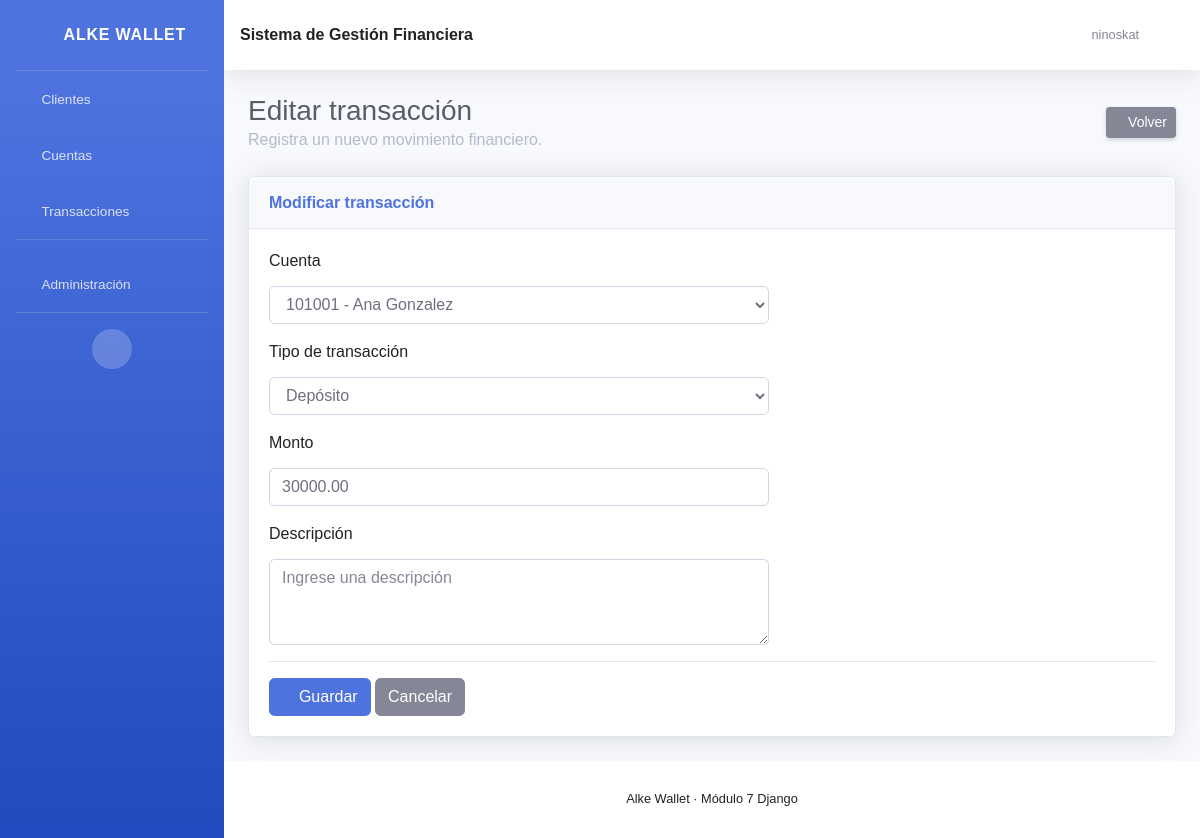
The page /transacciones/editar/1/ (signed in) on the database its author committed.
### gestion/models.py (models this page shows, shortened)
class Transaccion(models.Model):
    TIPOS_TRANSACCION = [
        ('DEPOSITO', 'Depósito'),
        ('RETIRO', 'Retiro'),
        ('TRANSFERENCIA', 'Transferencia'),
    ]
    cuenta = models.ForeignKey(
        Cuenta,
        on_delete=models.CASCADE,
        related_name='transacciones'
    )
    tipo = models.CharField(
        max_length=20,
        choices=TIPOS_TRANSACCION
    )
    monto = models.DecimalField(
        max_digits=12,
        decimal_places=2
    )
    descripcion = models.CharField(
        max_length=255,
        blank=True
    )
    fecha = models.DateTimeField(
        auto_now_add=True
    )

### gestion/views.py (the view)
class TransaccionUpdateView(LoginRequiredMixin, UpdateView):
    model = Transaccion
    form_class = TransaccionForm
    template_name = 'gestion/transacciones/formulario.html'
    success_url = reverse_lazy('transacciones')

### gestion/forms.py
class TransaccionForm(forms.ModelForm):
    class Meta:
        model = Transaccion
        fields = [
            'cuenta',
            'tipo',
            'monto',
            'descripcion'
        ]
        labels = {
            'cuenta': 'Cuenta',
            'tipo': 'Tipo de transacción',
            'monto': 'Monto',
            'descripcion': 'Descripción'
        }
        widgets = {
            'cuenta': forms.Select(
                attrs={
                    'class': 'form-control'
                }
            ),
            'tipo': forms.Select(
                attrs={
                    'class': 'form-control'
                }
            ),
            'monto': forms.NumberInput(
                attrs={
                    'class': 'form-control',
                    'placeholder': 'Ingrese el monto'
                }
            ),
            'descripcion': forms.Textarea(
                attrs={
                    'class': 'form-control',
                    'rows': 3,
                    'placeholder': 'Ingrese una descripción'
                }
            ),
        }

### gestion/models.py (called while the page is built)
    def __str__(self):
        return f"{self.nombre} {self.apellido}"

    def __str__(self):
        return f"{self.numero_cuenta} - {self.cliente}"

### gestion/templates/gestion/transacciones/formulario.html (shortened to what this page needs)
{% extends 'gestion/base.html' %}
{% block contenido %}
<div class="d-sm-flex align-items-center justify-content-between mb-4">
    <div>
        <h1 class="h3 mb-0 text-gray-800">
            {% if object %}
                Editar transacción
            {% else %}
                Nueva transacción
            {% endif %}
        </h1>
        <p class="mb-0 text-gray-500">
            Registra un nuevo movimiento financiero.
        </p>
    </div>
    <a
        href="{% url 'transacciones' %}"
        class="btn btn-sm btn-secondary shadow-sm"
    >
        <i class="fas fa-arrow-left fa-sm text-white-50"></i>
        Volver
    </a>
</div>
<div class="card shadow mb-4">
    <div class="card-header py-3">
        <h6 class="m-0 font-weight-bold text-primary">
            {% if object %}
                Modificar transacción
            {% else %}
                Registrar transacción
            {% endif %}
        </h6>
    </div>
    <div class="card-body">
        <form method="post">
            {% for field in form %}
                <div class="form-group">
                    <label for="{{ field.id_for_label }}">
                        {{ field.label }}
                    </label>
                    {{ field }}
                </div>
            {% endfor %}
            <hr>
            <button
                type="submit"
                class="btn btn-primary"
            >
                <i class="fas fa-save"></i>
                Guardar
            </button>
            <a
                href="{% url 'transacciones' %}"
                class="btn btn-secondary"
            >
                Cancelar
            </a>
        </form>
    </div>
</div>
{% endblock %}

### gestion/templates/gestion/base.html (shortened to what this page needs)
{% load static %}
<!DOCTYPE html>
<html lang="es">
<head>
    <link
        href="{% static 'gestion/vendor/fontawesome-free/css/all.min.css' %}"
        rel="stylesheet"
        type="text/css"
    >
    <link
        href="{% static 'gestion/css/sb-admin-2.min.css' %}"
        rel="stylesheet"
    >
    <link
        href="{% static 'gestion/css/estilos.css' %}"
        rel="stylesheet"
    >
</head>
<body id="page-top">
<div id="wrapper">
    <ul
        class="navbar-nav bg-gradient-primary sidebar sidebar-dark accordion"
        id="accordionSidebar"
    >
        <a
            class="sidebar-brand d-flex align-items-center justify-content-center"
            href="{% url 'clientes' %}"
        >
            <div class="sidebar-brand-icon rotate-n-15">
                <i class="fas fa-wallet"></i>
            </div>
            <div class="sidebar-brand-text mx-3">
                Alke Wallet
            </div>
        </a>
        <hr class="sidebar-divider my-0">
        <li class="nav-item">
            <a
                class="nav-link"
                href="{% url 'clientes' %}"
            >
                <i class="fas fa-fw fa-users"></i>
                <span>
                    Clientes
                </span>
            </a>
        </li>
        <li class="nav-item">
            <a
                class="nav-link"
                href="{% url 'cuentas' %}"
            >
                <i class="fas fa-fw fa-university"></i>
                <span>
                    Cuentas
                </span>
            </a>
        </li>
        <li class="nav-item">
            <a
                class="nav-link"
                href="{% url 'transacciones' %}"
            >
                <i class="fas fa-fw fa-exchange-alt"></i>
                <span>
                    Transacciones
                </span>
            </a>
        </li>
        <hr class="sidebar-divider">
        {% if user.is_staff %}
        <li class="nav-item">
            <a
                class="nav-link"
                href="/admin/"
            >
                <i class="fas fa-fw fa-cog"></i>
                <span>
                    Administración
                </span>
            </a>
        </li>
        {% endif %}
        <hr class="sidebar-divider d-none d-md-block">
        <div class="text-center d-none d-md-inline">
            <button
                class="rounded-circle border-0"
                id="sidebarToggle"
            ></button>
        </div>
    </ul>
    <div
        id="content-wrapper"
        class="d-flex flex-column"
    >
        <div id="content">
            <nav
                class="navbar navbar-expand navbar-light bg-white topbar mb-4 static-top shadow"
            >
                <div
                    class="d-none d-sm-inline-block"
                >
                    <strong>
                        Sistema de Gestión Financiera
                    </strong>
                </div>
                <ul class="navbar-nav ml-auto">
                    {% if user.is_authenticated %}
                    <li class="nav-item dropdown no-arrow">
                        <a
                            class="nav-link dropdown-toggle"
                            href="#"
                            id="userDropdown"
                            role="button"
                            data-toggle="dropdown"
                            aria-haspopup="true"
                            aria-expanded="false"
                        >
                            <span
                                class="mr-2 d-none d-lg-inline text-gray-600 small"
                            >
                                {{ user.username }}
                            </span>
                            <i
                                class="fas fa-user-circle fa-2x text-gray-400"
                            ></i>
                        </a>
                    </li>
                    {% endif %}
                </ul>
            </nav>
            <div class="container-fluid">
                {% block contenido %}
                {% endblock %}
            </div>
        </div>
        <footer class="sticky-footer bg-white">
            <div class="container my-auto">
                <div class="copyright text-center my-auto">
                    <span>
                        Alke Wallet · Módulo 7 Django
                    </span>
                </div>
            </div>
        </footer>
    </div>
</div>
</body>
</html>

### gestion/static/gestion/css/estilos.css (style rules this page uses)
body { font-family: Arial, sans-serif; margin: 0; background-color: #f4f6f8; color: #222; }
nav { background-color: #0d6efd; padding: 16px 30px; display: flex; align-items: center; gap: 20px; }
nav a { color: white; text-decoration: none; font-weight: bold; }
nav span { color: white; margin-left: auto; }
h1 { color: #1f2937; }
a { color: #0d6efd; }
button { background-color: #0d6efd; color: white; border: none; padding: 10px 16px; border-radius: 5px; cursor: pointer; }
input, select, textarea { width: 100%; max-width: 500px; padding: 8px; margin-top: 5px; box-sizing: border-box; }

### rows shown on the page
Transaccion: form "101001 - Ana Gonzalez" "Depósito" "30000.00"

### other values the page prints
{{ user.username }} "ninoskat"
{{ field.label }} "Cuenta" "Tipo de transacción" "Monto" "Descripción"
